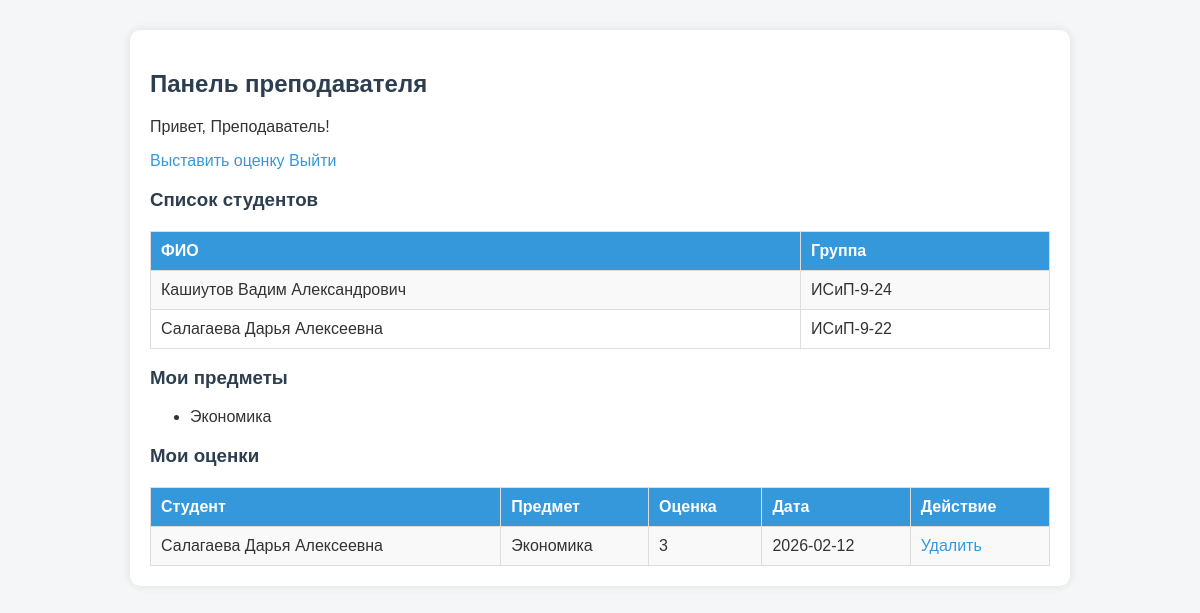
The app's page /teacher/teacher_panel.php (signed in) with its own data.
### tables this page shows
CREATE TABLE `students` (
  `id` INTEGER(11) NOT NULL AUTO_INCREMENT,
  `full_name` VARCHAR(100) NOT NULL,
  `group_id` INTEGER(11) DEFAULT NULL,
  `user_id` INTEGER(11) DEFAULT NULL,
  PRIMARY KEY (`id`) USING BTREE,
  KEY `group_id` (`group_id`) USING BTREE,
  KEY `user_id` (`user_id`) USING BTREE,
  CONSTRAINT `students_ibfk_1` FOREIGN KEY (`group_id`) REFERENCES `groups_college` (`id`) ON DELETE SET NULL,
  CONSTRAINT `students_ibfk_2` FOREIGN KEY (`user_id`) REFERENCES `users` (`id`) ON DELETE CASCADE
);

CREATE TABLE `groups_college` (
  `id` INTEGER(11) NOT NULL AUTO_INCREMENT,
  `name` VARCHAR(50) NOT NULL,
  PRIMARY KEY (`id`) USING BTREE
);

CREATE TABLE `grades` (
  `id` INTEGER(11) NOT NULL AUTO_INCREMENT,
  `student_id` INTEGER(11) DEFAULT NULL,
  `subject_id` INTEGER(11) DEFAULT NULL,
  `teacher_id` INTEGER(11) DEFAULT NULL,
  `grade` INTEGER(11) DEFAULT NULL,
  `date` DATE DEFAULT NULL,
  PRIMARY KEY (`id`) USING BTREE,
  KEY `student_id` (`student_id`) USING BTREE,
  KEY `subject_id` (`subject_id`) USING BTREE,
  KEY `teacher_id` (`teacher_id`) USING BTREE,
  CONSTRAINT `grades_ibfk_1` FOREIGN KEY (`student_id`) REFERENCES `students` (`id`) ON DELETE CASCADE,
  CONSTRAINT `grades_ibfk_2` FOREIGN KEY (`subject_id`) REFERENCES `subjects` (`id`) ON DELETE CASCADE,
  CONSTRAINT `grades_ibfk_3` FOREIGN KEY (`teacher_id`) REFERENCES `teachers` (`id`) ON DELETE CASCADE
);

CREATE TABLE `subjects` (
  `id` INTEGER(11) NOT NULL AUTO_INCREMENT,
  `name` VARCHAR(100) NOT NULL,
  PRIMARY KEY (`id`) USING BTREE
);

### teacher/teacher_panel.php (the view, shortened to what this page needs)
<?php
include "../config.php";
$teacher_data = $conn->query("SELECT id FROM teachers WHERE user_id = " . $_SESSION['user_id']);
$teacher_id = $teacher_data->fetch_assoc()['id'];
$students = $conn->query("
    SELECT st.id, st.full_name, g.name AS group_name
    FROM students st
    LEFT JOIN groups_college g ON st.group_id = g.id
    ORDER BY st.full_name
");
$teacher_subjects = $conn->query("
    SELECT ts.subject_id, s.name AS subject_name
    FROM teacher_subjects ts
    JOIN subjects s ON ts.subject_id = s.id
    WHERE ts.teacher_id = $teacher_id
");
$allowed_subjects = [];
while ($row = $teacher_subjects->fetch_assoc()) {
    $allowed_subjects[$row['subject_id']] = $row['subject_name'];
}
$grades = $conn->query("
    SELECT g.id AS grade_id, st.full_name, g.grade, g.date, s.name AS subject_name, g.student_id
    FROM grades g
    JOIN students st ON g.student_id = st.id
    JOIN subjects s ON g.subject_id = s.id
    WHERE g.teacher_id = $teacher_id
    ORDER BY st.full_name, g.date DESC
");
?>
<!DOCTYPE html>
<html lang="ru">
<head>
    <link rel="stylesheet" href="../css/style.css">
</head>
<body>
<div class="container">
    <h2>Панель преподавателя</h2>
    <p>Привет, <?= htmlspecialchars($_SESSION['login'] ?? 'Преподаватель') ?>!</p>
    <a href="add_grade.php" class="btn">Выставить оценку</a>
    <a href="../logout.php" class="btn">Выйти</a>
    <h3>Список студентов</h3>
    <?php if ($students->num_rows > 0): ?>
        <table>
            <tr>
                <th>ФИО</th>
                <th>Группа</th>
            </tr>
            <?php while($student = $students->fetch_assoc()): ?>
            <tr>
                <td><?= htmlspecialchars($student['full_name']) ?></td>
                <td><?= htmlspecialchars($student['group_name'] ?? '-') ?></td>
            </tr>
            <?php endwhile; ?>
        </table>
    <?php else: ?>
        <p>Студенты пока не добавлены.</p>
    <?php endif; ?>
    <h3>Мои предметы</h3>
    <?php if ($allowed_subjects): ?>
        <ul>
            <?php foreach($allowed_subjects as $subj): ?>
                <li><?= htmlspecialchars($subj) ?></li>
            <?php endforeach; ?>
        </ul>
    <?php else: ?>
        <p>Предметы пока не назначены.</p>
    <?php endif; ?>
    <h3>Мои оценки</h3>
    <?php if ($grades->num_rows > 0): ?>
        <table>
            <tr>
                <th>Студент</th>
                <th>Предмет</th>
                <th>Оценка</th>
                <th>Дата</th>
                <th>Действие</th>
            </tr>
            <?php while($g = $grades->fetch_assoc()): ?>
            <tr>
                <td><?= htmlspecialchars($g['full_name']) ?></td>
                <td><?= htmlspecialchars($g['subject_name']) ?></td>
                <td><?= $g['grade'] ?></td>
                <td><?= $g['date'] ?></td>
                <td>
                    <a href="?delete_grade=<?= $g['grade_id'] ?>" onclick="return confirm('Удалить оценку?')">Удалить</a>
                </td>
            </tr>
            <?php endwhile; ?>
        </table>
    <?php else: ?>
        <p>Оценки пока не выставлены.</p>
    <?php endif; ?>
</div>
</body>
</html>

### css/style.css (style rules this page uses)
body { font-family: Arial, sans-serif; background-color: #f4f6f8; margin: 0; padding: 0; color: #333; }
.container { width: 90%; max-width: 900px; margin: 30px auto; padding: 20px; background-color: #fff; border-radius: 10px; box-shadow: 0 0 10px rgba(0,0,0,0.1); }
h2, h3 { color: #2c3e50; }
a { color: #3498db; text-decoration: none; }
table { width: 100%; border-collapse: collapse; margin-top: 20px; }
table, th, td { border: 1px solid #ddd; }
th, td { padding: 10px; text-align: left; }
th { background-color: #3498db; color: white; }
tr:nth-child(even) { background-color: #f9f9f9; }

### records on screen
students: full_name "Кашиутов Вадим Александрович", group.name "ИСиП-9-24"
students: full_name "Салагаева Дарья Алексеевна", group.name "ИСиП-9-22"
grades: student.full_name "Салагаева Дарья Алексеевна", subject.name "Экономика", grade "3", date "2026-02-12"

### other values on screen
$_SESSION['login'] "Преподаватель"
$subj "Экономика"
